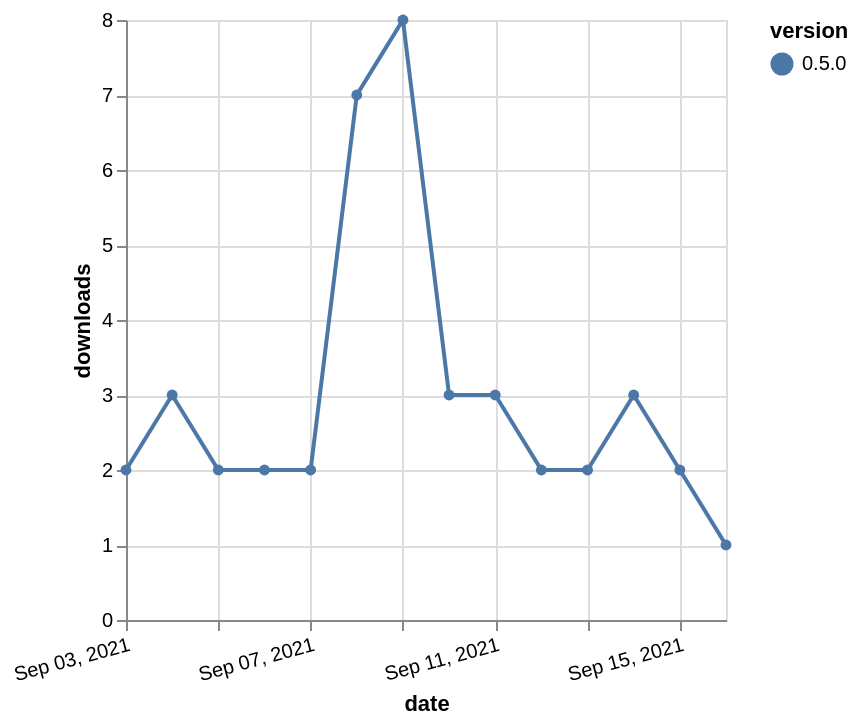

Describe this chart as a Vega-Lite specification.
### Vega-Lite specification from a JSON file in a GitHub repository (floating-point values rounded to 4 significant figures)
{"$schema": "https://vega.github.io/schema/vega-lite/v5.json", "description": "A simple bar chart with embedded data.", "data": {"values": [{"date": "2021-09-03", "total": 17122, "delta": 2, "version": "0.5.0"}, {"date": "2021-09-04", "total": 17125, "delta": 3, "version": "0.5.0"}, {"date": "2021-09-05", "total": 17127, "delta": 2, "version": "0.5.0"}, {"date": "2021-09-06", "total": 17129, "delta": 2, "version": "0.5.0"}, {"date": "2021-09-07", "total": 17131, "delta": 2, "version": "0.5.0"}, {"date": "2021-09-08", "total": 17138, "delta": 7, "version": "0.5.0"}, {"date": "2021-09-09", "total": 17146, "delta": 8, "version": "0.5.0"}, {"date": "2021-09-10", "total": 17149, "delta": 3, "version": "0.5.0"}, {"date": "2021-09-11", "total": 17152, "delta": 3, "version": "0.5.0"}, {"date": "2021-09-12", "total": 17154, "delta": 2, "version": "0.5.0"}, {"date": "2021-09-13", "total": 17156, "delta": 2, "version": "0.5.0"}, {"date": "2021-09-14", "total": 17159, "delta": 3, "version": "0.5.0"}, {"date": "2021-09-15", "total": 17161, "delta": 2, "version": "0.5.0"}, {"date": "2021-09-16", "total": 17162, "delta": 1, "version": "0.5.0"}]}, "width": "container", "mark": {"type": "line", "point": {"filled": true}}, "encoding": {"x": {"field": "date", "type": "temporal", "timeUnit": "yearmonthdate", "title": "date", "axis": {"labelAngle": -15}}, "y": {"field": "delta", "type": "quantitative", "title": "downloads"}, "color": {"field": "version", "type": "nominal"}, "tooltip": {"field": "delta"}}}
